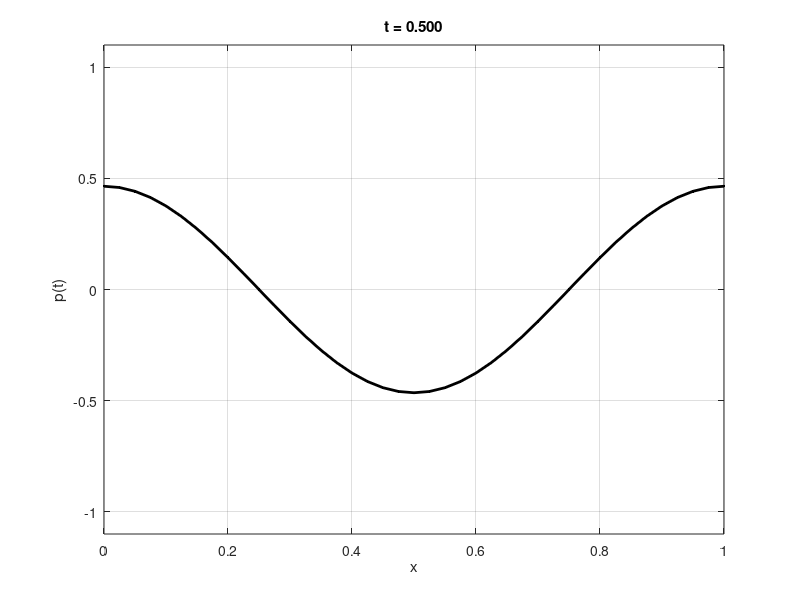

The MATLAB source for this figure:
h = 0.025;                    
k = 0.5 * h^2;                 
x = (0 : h : 1)';            
N = length(x);


p0 = @(x) cos(2*pi*x);  
p = p0(x);                     


f = @(x, t) cos(2*pi*x)*exp(-t);    

alpha_left = 0; beta_left = 1; gamma_left = 0;  
alpha_right = 0; beta_right = 1; gamma_right = 0; 


a = -2 / h^2;
b = 1 / h^2;
main_diag = a * ones(N, 1);
off_diag = b * ones(N-1, 1);
L = diag(main_diag) + diag(off_diag, 1) + diag(off_diag, -1);

%Dirichlet
%Nothing should be changed.
alpha = 0
beta = 1
%Robin and Neumann 
L(1,1) = -2/h/h - 2 *alpha/beta/h
L(1,2) = 2/h/h
L(end,end-1) = 2/h/h
L(end,end) = -2/h/h - 2 *alpha/beta/h


Tf = 0.5;                
numsteps = ceil(Tf / k);


figure(1); clf;
plt = plot(x, p, 'k.-', 'linewidth', 2);
axis([0 1 -1.1 1.1])
grid on
xlabel('x'); ylabel('p(t)');

k_const = 5 / (4 * pi^2);
C_const = 4 ;


t = 0;                     
for n = 1:numsteps
    f_values = f(x, t);
    p_new = p + k/C_const* (k_const *L * p - f_values);
    p = p_new;


    t = t + k;
    set(plt, 'YData', p)
    set(title(sprintf('t = %.3f', t)), 'Interpreter', 'none');
    drawnow
end